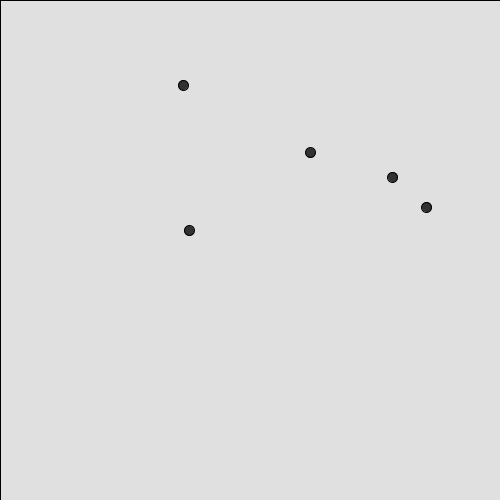
Frame 1 (no input)
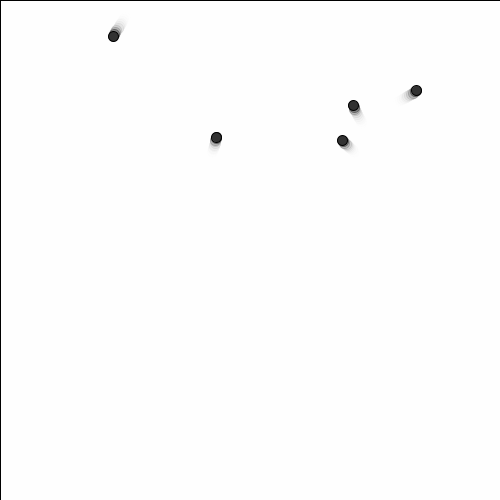
Frame 60 (the mouse pressed at the canvas centre just before this capture)
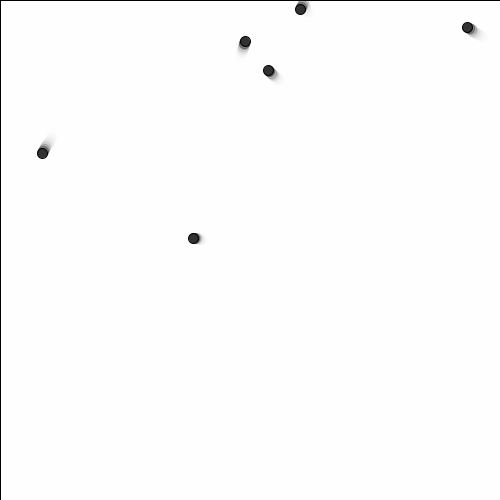
Frame 120 (the mouse held since frame 60 and released just before this capture)

The Processing sketch that drew these frames (run headless with seeded random() and noise(); from frame 60 on, the mouse is pressed at the canvas centre):

// Processing sketch: processing_35721
// ── processing_35721.pde

int n;
int d;
int count, counte;
Ball[] b; 
PVector pAux, aAux, vAux;
boolean looping;

void setup() {
  size(500, 500);
  frameRate(90);

  n = 5;
  d= 10;
  b = new Ball[n];
  for (int i=0; i<n; i++) {
    pAux = new PVector(random(width/10, width - (width/10)), random(height/10, height - (height/10)));
    vAux = new PVector(random(-2, 2), random(-2, 2));
    aAux = new PVector(0, 0);
    b[i] = new Ball(pAux, vAux, aAux, d, 1);
  }
  looping = true;
}

void draw() {
  fill(255, 100);
  rect(0, 0, width, height);

  for (int i=0; i<n; i++) {
    b[i].move();
    edgeCollide(b[i]);
  }

  ballCollide();

  for (int i=0; i<n; i++) {
    fill(50);
    b[i].vecDraw();
    if (b[i].hits!=0) {
      b[i].col=true;
      b[i].hits=0;
    } else {
      b[i].col=false;
    }
//    print("b["+i+"].col="+b[i].col+" ");
//    if (b[i].col) {
//      noLoop();
//    }
  }
//  if (mousePressed) {
//    addBall();
/*    if (looping) {
      noLoop();
      for (int i=0; i<n; i++) {
        print("b["+i+"].pos="+b[i].p.x+","+b[i].p.y+" ");
      }
      looping = false;
    } else {
      loop();
      looping = true;
    } */
//  }
  
  println(frameRate);
}

void mousePressed() {
  addBall();
}

void keyPressed() {
  if (key!= 'E') {
    count = (-1);
  }
  counte = 0;
  loop();
}

void edgeCollide(Ball b) {
  PVector vAux = new PVector();
  if (! (b.col)) {
    if ((b.p.x<b.r/2)&&(b.v.x<0)) {
      vAux.set(((-1)*b.v.x), b.v.y, 0);
      b.collide(vAux);
      b.col=true;
    } 
    else if ((b.p.x>(width-b.r/2))&&(b.v.x>0)) {
      vAux.set(((-1)*b.v.x), b.v.y, 0);
      b.collide(vAux);
      b.col=true;
    }
    if ((b.p.y<b.r/2)&&(b.v.y<0)) {
      vAux.set(b.v.x, ((-1)*b.v.y), 0);
      b.collide(vAux);
      b.col=true;
    } 
    else if ((b.p.y>(height-b.r/2))&&(b.v.y>0)) {
      vAux.set(b.v.x, ((-1)*b.v.y), 0);
      b.collide(vAux);
      b.col=true;
    }
    else {
      b.col=false;
    }
  } 
}

void ballCollide() {
  Ball Ba, Bb;
  PVector newa = new PVector();
  PVector newb = new PVector();
  PVector finala = new PVector();
  PVector finalb = new PVector();
  float dx, dy, t, maga, magb, d1, d2;

  for (int i=0; i<n-1; i++) {
    for (int j=i+1; j<n; j++) {
      if (PVector.dist(b[i].p, b[j].p)<=b[i].r/2+b[j].r/2) {
        if (!(b[i].col) && !(b[j].col)) {
//          println("ball["+i+"].col="+b[i].col+" ball["+j+"].col="+b[j].col);
          Ba=b[i];
          Bb=b[j];
          dx = Ba.p.x-Bb.p.x;
          dy = Ba.p.y-Bb.p.y;
          t = atan2(dy, dx);
          maga = Ba.v.mag();
          magb = Bb.v.mag();
//          println("t="+t+"; maga="+maga+"; magb="+magb);
          d1 = atan2(Ba.v.y, Ba.v.x);
          d2 = atan2(Bb.v.y, Bb.v.x);
//          println("d1="+d1+"; d2="+d2);
          newa.set(maga*cos(d1-t), maga*sin(d1-t), 0);
          newb.set(magb*cos(d2-t), magb*sin(d2-t), 0);
          finala.set(((Ba.m-Bb.m)*newa.x + (2*Bb.m)*newb.x) / (Ba.m+Bb.m), newa.y, 0);
          finalb.set(((Ba.m+Ba.m)*newa.x + (Bb.m-Ba.m)*newb.x) / (Ba.m+Bb.m), newb.y, 0);
          newa.set( (cos(t)*finala.x + cos(t + HALF_PI)*finala.y), (sin(t)*finala.x + cos(t + HALF_PI)*finala.y), 0 );
          newb.set( (cos(t)*finalb.x + cos(t + HALF_PI)*finalb.y), (sin(t)*finalb.x + cos(t + HALF_PI)*finalb.y), 0 );
          Ba.collide(newa);
          Bb.collide(newb);
//          countDown(10);
//          println("ball["+i+"].col="+b[i].col+" ball["+j+"].col="+b[j].col+" frameCount:"+frameCount);
        }
        b[i].hits++;
        b[j].hits++;
      } 
    }
  }
}

void countDown(int i) {
  if (count>0) {
    counte=1;
  }
  count = i;
}

void addBall() {
  Ball[] baux;
  Ball aux;

  n++;
  pAux = new PVector(mouseX, mouseY);
  vAux = new PVector(random(-5, 5), random(-5, 5));
  aAux = new PVector(0, 0);
  aux = new Ball(pAux, vAux, aAux, d, 1);
  baux = (Ball[])append(b, aux);
  b=baux;
}


class Ball {

  PVector p;
  PVector v;
  PVector a;
  int r,hits;
  float m;
  boolean col;

  Ball(PVector pAux, PVector vAux, PVector aAux, int rAux, int mAux) {
    p = pAux;
    v = vAux;
    a = aAux;
    r = rAux;
    m = mAux;
    col = false;
    hits=0;
  }

  void move() {
    v.add(a);
    p.add(v);
  }

  void move(PVector aAux) {
    a.set(aAux);
    v.add(a);
    p.add(v);
  }

  void vecDraw() {
    ellipse(p.x, p.y, r, r);
  }

  void collide(PVector vNew) {
    v.set(vNew);
  }

}
